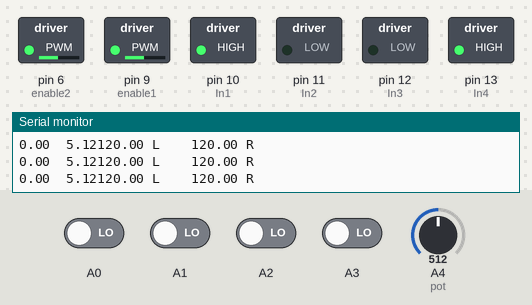
Bench run of a sketch on a simulated Arduino Uno, built with avr-gcc and run on an emulated ATmega328P. On the bench: switched loads named in the sketch (green lamp = pin HIGH), the last lines printed to the serial monitor. The inputs (shaded band) are chosen by the test bench; at power-on: A0–3 LOW, A4 (pot) = 512.

Above: at 1.2 s.
1.3 s: A0 driven HIGH
At 2.5 s:
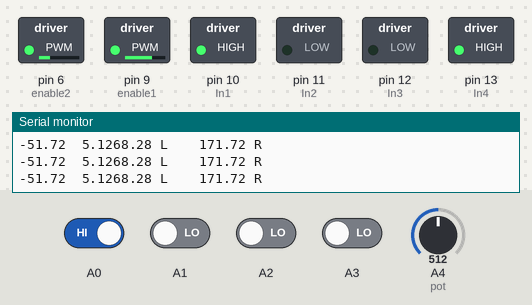
2.8 s: A4 (pot) set to 716
At 3.7 s:
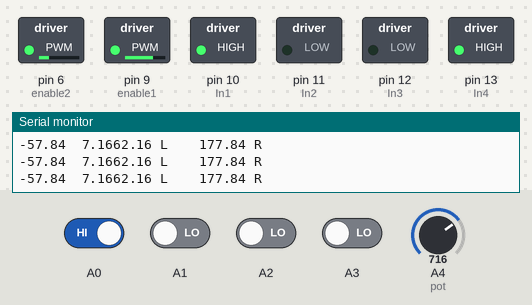
4.3 s: A0 driven LOW
At 4.7 s:
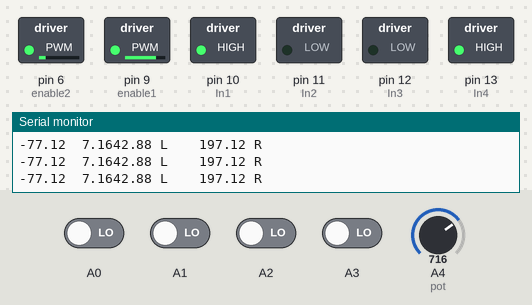
5.8 s: A3 driven HIGH
At 6.9 s:
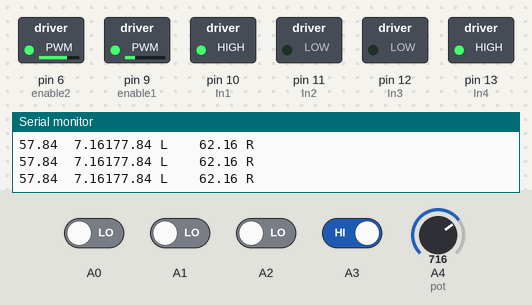
7.3 s: A2 driven HIGH
At 8.4 s:
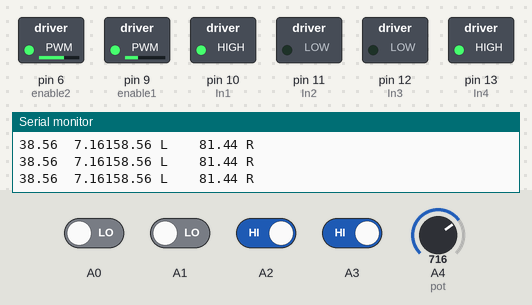
8.8 s: A4 (pot) set to 988
At 9.8 s:
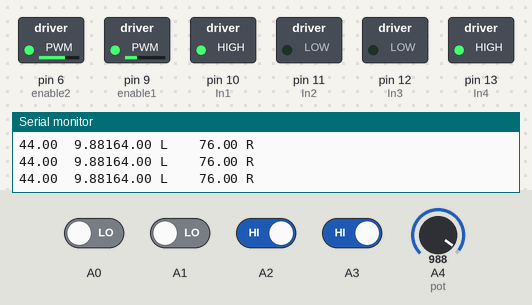
11.8 s: A4 (pot) set to 1011
Timing chart, 0 to 14.3 s (numbered marks = the images above; inputs shaded):
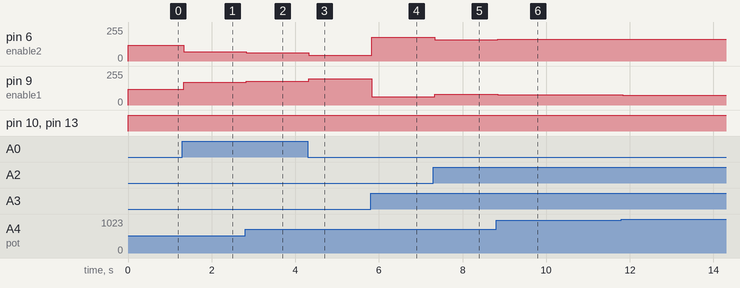

Measured:
- after the input at 1.3 s, pin 6 (enable2): 120/255 → 68/255 at once; pin 9 (enable1): 120/255 → 171/255 at once
- after the input at 2.8 s, pin 6 (enable2): 68/255 → 62/255 at once; pin 9 (enable1): 171/255 → 177/255 at once
- after the input at 4.3 s, pin 6 (enable2): 62/255 → 42/255 at once; pin 9 (enable1): 177/255 → 197/255 at once
- after the input at 5.8 s, pin 6 (enable2): 42/255 → 177/255 at once; pin 9 (enable1): 197/255 → 62/255 at once
- after the input at 7.3 s, pin 6 (enable2): 177/255 → 158/255 at once; pin 9 (enable1): 62/255 → 81/255 at once
- after the input at 8.8 s, pin 6 (enable2): 158/255 → 164/255 at once; pin 9 (enable1): 81/255 → 76/255 at once
- after the input at 11.8 s, pin 9 (enable1): 76/255 → 75/255 at once

The sketch:

Line_Tracking_PID_Code.ino
```cpp
int enable1 = 9;
int enable2 = 6;
int In1 = 10;
int In2 = 11;
int In3 = 12;
int In4 = 13;

int pot = A4;
float potVal;

int sensor[4] = {0, 0, 0, 0};
int error, previousError;

float motorSpeed = 120.0;

float PID;
float pid_p = 0.0;
float pid_i = 0.0;
float pid_d = 0.0;

double kp = 12.12;
double ki;
double kd;

void setup()
{
  Serial.begin(9600);

  pinMode(enable1, OUTPUT);
  pinMode(In1, OUTPUT);
  pinMode(In2, OUTPUT);
  pinMode(enable2, OUTPUT);
  pinMode(In3, OUTPUT);
  pinMode(In4, OUTPUT);
}

void loop()
{
  sensor[0] = digitalRead(A0);
  sensor[1] = digitalRead(A1);
  sensor[2] = digitalRead(A2);
  sensor[3] = digitalRead(A3);
  //sensor[4] = digitalRead(A4);

  if((sensor[0] == 0) && (sensor[1] == 0) && (sensor[2] == 0) && (sensor[3] == 1))
  error = 3;
  else if((sensor[0] == 0) && (sensor[1] == 0) && (sensor[2] == 1) && (sensor[3] == 1))
  error = 2;
  else if((sensor[0] == 0) && (sensor[1] == 0) && (sensor[2] == 1) && (sensor[3] == 0))
  error = 1;
  else if((sensor[0] == 0) && (sensor[1] == 1) && (sensor[2] == 1) && (sensor[3] == 0))
  error = 0;
  else if((sensor[0] == 0) && (sensor[1] == 1) && (sensor[2] == 0) && (sensor[3] == 0))
  error = -1;
  else if((sensor[0] == 1) && (sensor[1] == 1) && (sensor[2] == 0) && (sensor[3] == 0))
  error = -2;
  else if((sensor[0] == 1) && (sensor[1] == 0) && (sensor[2] == 0) && (sensor[3] == 0))
  error = -3;
  else if((sensor[0] == 0) && (sensor[1] == 0) && (sensor[2] == 0) && (sensor[3] == 0))
  {
    if(error == -3)
    error = -4;
    else if(error == 3)
    error = 4;
  }

  pid_magic();
  motorOutput();

}

void pid_magic()
{
  potVal = analogRead(pot);
  kd = ((potVal / 100.0) + 0.0);

  pid_p = kp * error;

  if((error > -4) && (error < 4))
  {
    pid_i = pid_i + (ki * error);
  }

  pid_d = kd * (error - previousError);

  PID = pid_p + pid_i + pid_d;

  Serial.print(PID);
  Serial.print("\t");
  Serial.print(kd);
}

void motorOutput()
{

  digitalWrite(In1, HIGH);
  digitalWrite(In2, LOW);

  digitalWrite(In3, LOW);
  digitalWrite(In4, HIGH);

  float LMotorSpeed = motorSpeed + PID;
  float RMotorSpeed = motorSpeed - PID;

  LMotorSpeed = constrain(LMotorSpeed, 0, 255);
  RMotorSpeed = constrain(RMotorSpeed, 0, 255);

  analogWrite(enable2, LMotorSpeed);
  analogWrite(enable1, RMotorSpeed);

  Serial.print(LMotorSpeed);
  Serial.print(" ");
  Serial.print("L");
  Serial.print("\t");
  Serial.print("\t");
  Serial.print(RMotorSpeed);
  Serial.print(" ");
  Serial.println("R");
}
```
